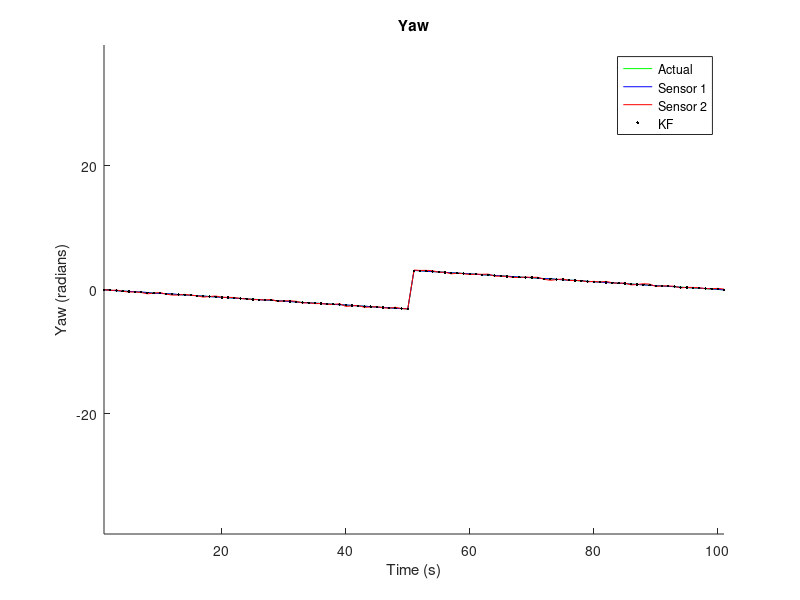
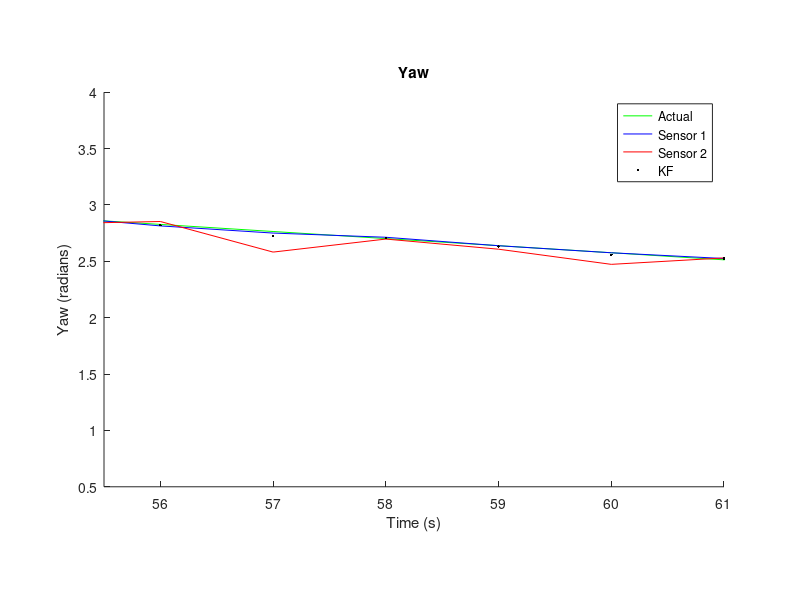
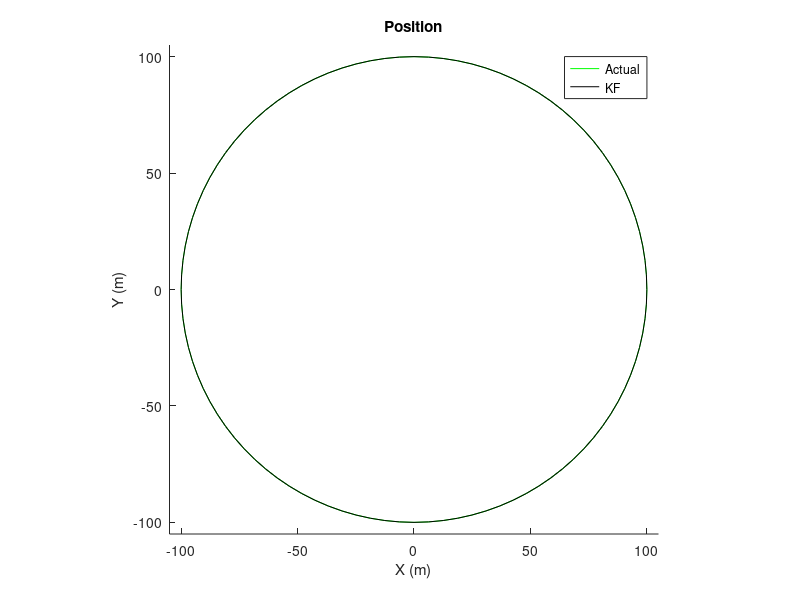

These charts were generated, in order, by the following MATLAB code:
% Kalman filter example program for differential drive robots.
% Perfect measurements are available for all the states except for yaw.
% Yaw has three sensors that have adjustable amounts of noise and drift.
% Output is RMS errors for position and heading plus plots showing some of the state variables.
clc; clear all;
pngres = '-r600';
saveimages = 0;

% Number of time steps.
N = 100;

% Sensor behavior variables. At least one Noise value must be > 0 else the inverse in the gain
% calculation is ill-conditioned.
% 0.01744 radians = 1 degree, 0.08722 radians = 5 degrees, 0.1745 radians = 10 degrees.
Yaw1Noise = 0.01744;
Yaw2Noise = 0.08722;
Yaw1Drift = 0;
Yaw2Drift = 0;

% BEGIN {Data Generation}
%%%%%%%%%%%%%%%%%%%%%%%%%%%%%%%%%%%%%%%%%%%%%%%%%%%%%%%%%%%%%%%%%%%%%%%%%%%%%%%%%%%%%%%%%%%%%%%%%%
% This part is secret business and involves the generation of the data.
% The data arise in the real world and their generation is invisible to us.

% Set up ground truth for state variables and sensor measurements.
% The state vector is x = [X Y Z V theta(pitch) phi(roll) psi(yaw) w(ang rate)]
x = [];
y = [];
R = 100; % Path is a circle, radius R.
angle = 0;
for i = 1:N+1
    xi(1) = R*cos(angle);
    xi(2) = R*sin(angle);
    xi(3) = 0;
    xi(4) = 1;
    xi(5) = 0;
    xi(6) = 0;
    xi(7) = -1 * atan2(xi(2),xi(1));
    xi(8) = pi/2/(2*pi*R/4)/xi(4);
    x = [x; xi];
    angle = angle + 2*pi/N;
    
    % Add noise and drift to IMU yaw measurements.
    psi1(i) = xi(7) + Yaw1Noise*randn + i*Yaw1Drift;
    psi2(i) = xi(7) + Yaw2Noise*randn + i*Yaw2Drift;

    % Set up measurement vector with ground truth except for multiple heading measurements.
    yi = [xi(1) xi(2) xi(3) xi(4) xi(5) xi(6) psi1(i) psi2(i) xi(8)];
    y = [y; yi];
end

% Now we have the data vector y, which is all that will be passed into the real world.
%%%%%%%%%%%%%%%%%%%%%%%%%%%%%%%%%%%%%%%%%%%%%%%%%%%%%%%%%%%%%%%%%%%%%%%%%%%%%%%%%%%%%%%%%%%%%%%%%%
% END {Data Generation}

% Measurement transition matrix. #cols = #states, #rows = #measurements.
H = [eye(8); zeros(1,8)];
% Set up H to reflect that yaw (column 7) is measured three times, all others measured once.
H(7,7) = 1;
H(8,7) = 1;
H(9,8) = 1;

% State covariance matrix.
Q = eye(8);

% Measurement covariance matrix.
R = zeros(9);
R(7,7) = Yaw1Noise;
R(8,8) = Yaw2Noise;

% Initialization of state estimate and filter covariance.
xh = x(1,:)';
P = Q;
P(7,7) = max(Yaw1Noise,Yaw2Noise);
xhat = xh;
Pp = diag(P);
Kk = [];

% Run the KF equations.
for i = 1:N
    % State transition matrix based on dynamics.
    F = [1 0 0 cos(xh(7))*cos(xh(5)) 0 0 0 0;
         0 1 0 sin(xh(7))*cos(xh(5)) 0 0 0 0;
         0 0 1 -sin(xh(5)) 0 0 0 0;
         0 0 0 1 0 0 0 0;
         0 0 0 0 1 0 0 -sin(xh(6));
         0 0 0 0 0 1 0 tan(xh(5))*cos(xh(6));
         0 0 0 0 0 0 1 cos(xh(6))/cos(xh(5));
         0 0 0 0 0 0 0 1];

    % Prediction update step.
    xh = F*xh;
    Pm = F*P*F'+Q;

    % Measurement update step.
    K = Pm*H'/(H*Pm*H'+R);
    P = (eye(8)-K*H)*Pm;
    xh = (eye(8)-K*H)*xh + K*y(i+1,:)';

    % Save state estimate, state covariance and gains.
    xhat = [xhat xh];
    Pp = [Pp diag(P)];
    Kk = [Kk K];
end

% Plot the yaw estimate.
figure(1)
hold on;
plot(x(:,7), 'g');
plot(psi1, 'b');
plot(psi2, 'r');
plot(xhat(7,:), 'k.');
%errorbar(xhat(7,:), Pp(7,:), 'k.');
title('Yaw');
xlabel('Time (s)');
ylabel('Yaw (radians)');
legend('Actual','Sensor 1','Sensor 2','KF');
axis equal;
hold off;
if saveimages
    print('-f1', pngres, '-dpng', '../images/kfSimYaw.png');
end

% Plot the yaw estimate zoomed in.
figure(2)
hold on;
plot(x(:,7), 'g');
plot(psi1, 'b');
plot(psi2, 'r');
plot(xhat(7,:), 'k.');
%errorbar(xhat(7,:), Pp(7,:), 'k.');
title('Yaw');
xlabel('Time (s)');
ylabel('Yaw (radians)');
legend('Actual','Sensor 1','Sensor 2','KF');
axis([55.5 61 0.5 4]);
axis equal;
hold off;
if saveimages
    print('-f2', pngres, '-dpng', '../images/kfSimYawZoom.png');
end

% Plot the actual and estimated position.
figure(3)
hold on;
plot(x(:,1), x(:,2), 'g');
plot(xhat(1,:), xhat(2,:), 'k');
title('Position');
xlabel('X (m)');
ylabel('Y (m)');
legend('Actual','KF');
axis([-105 105 -105 105]);
axis equal;
hold off;
if saveimages
    print('-f3', pngres, '-dpng', '../images/kfSimPosition.png');
end

% Calculate the RMS errors.
epos = 0;
eyaw = 0;
for i=1:N
    epos = epos + (x(i,1)-xhat(1,i))^2 + (x(i,2)-xhat(2,i))^2;
    eyaw = eyaw + (x(i,7)-xhat(7,i))^2;
end
epos = sqrt(epos/N);
eyaw = sqrt(eyaw/N);
stringpos = sprintf('RMS position error = %f meters\n', epos);
stringyaw = sprintf('RMS heading error = %f radians = %f degrees\n', eyaw, eyaw*180/pi);
disp(stringpos);
disp(stringyaw);
